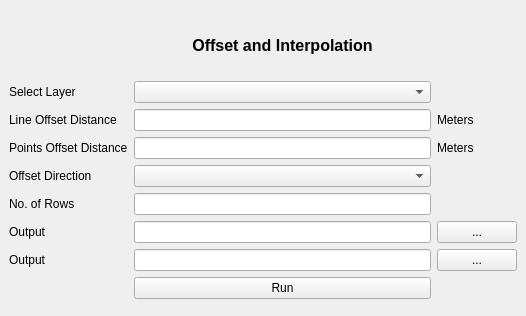
<?xml version="1.0" encoding="UTF-8"?>
<ui version="4.0">
 <class>DockWidget</class>
 <widget class="QDockWidget" name="DockWidget">
  <property name="geometry">
   <rect>
    <x>0</x>
    <y>0</y>
    <width>526</width>
    <height>316</height>
   </rect>
  </property>
  <property name="sizePolicy">
   <sizepolicy hsizetype="Preferred" vsizetype="Fixed">
    <horstretch>0</horstretch>
    <verstretch>0</verstretch>
   </sizepolicy>
  </property>
  <property name="maximumSize">
   <size>
    <width>526</width>
    <height>316</height>
   </size>
  </property>
  <property name="windowTitle">
   <string/>
  </property>
  <widget class="QWidget" name="dockWidgetContents">
   <layout class="QGridLayout" name="gridLayout_3">
    <item row="0" column="0">
     <layout class="QGridLayout" name="gridLayout">
      <item row="0" column="0">
       <layout class="QGridLayout" name="gridLayout_4">
        <item row="7" column="3">
         <widget class="QPushButton" name="browse">
          <property name="toolTip">
           <string>&lt;html&gt;&lt;head/&gt;&lt;body&gt;&lt;p&gt;Browse&lt;/p&gt;&lt;/body&gt;&lt;/html&gt;</string>
          </property>
          <property name="text">
           <string>...</string>
          </property>
         </widget>
        </item>
        <item row="7" column="2">
         <widget class="QLineEdit" name="output"/>
        </item>
        <item row="2" column="3">
         <widget class="QLabel" name="label_19">
          <property name="text">
           <string>&lt;html&gt;&lt;head/&gt;&lt;body&gt;&lt;p&gt;Meters&lt;/p&gt;&lt;/body&gt;&lt;/html&gt;</string>
          </property>
         </widget>
        </item>
        <item row="1" column="0">
         <widget class="QLabel" name="label_21">
          <property name="text">
           <string>&lt;html&gt;&lt;head/&gt;&lt;body&gt;&lt;p&gt;Select Layer&lt;/p&gt;&lt;/body&gt;&lt;/html&gt;</string>
          </property>
         </widget>
        </item>
        <item row="6" column="2">
         <widget class="QLineEdit" name="rows"/>
        </item>
        <item row="6" column="0">
         <widget class="QLabel" name="label_22">
          <property name="text">
           <string>&lt;html&gt;&lt;head/&gt;&lt;body&gt;&lt;p&gt;No. of Rows&lt;/p&gt;&lt;/body&gt;&lt;/html&gt;</string>
          </property>
         </widget>
        </item>
        <item row="5" column="2">
         <widget class="QComboBox" name="direction"/>
        </item>
        <item row="2" column="2">
         <widget class="QLineEdit" name="line_distance"/>
        </item>
        <item row="1" column="2">
         <widget class="QgsMapLayerComboBox" name="layer">
          <property name="showCrs">
           <bool>true</bool>
          </property>
         </widget>
        </item>
        <item row="9" column="2">
         <widget class="QPushButton" name="run">
          <property name="toolTip">
           <string>&lt;html&gt;&lt;head/&gt;&lt;body&gt;&lt;p&gt;Execute&lt;/p&gt;&lt;/body&gt;&lt;/html&gt;</string>
          </property>
          <property name="text">
           <string>Run</string>
          </property>
         </widget>
        </item>
        <item row="2" column="0">
         <widget class="QLabel" name="label_20">
          <property name="text">
           <string>&lt;html&gt;&lt;head/&gt;&lt;body&gt;&lt;p&gt;Line Offset Distance&lt;/p&gt;&lt;/body&gt;&lt;/html&gt;</string>
          </property>
         </widget>
        </item>
        <item row="5" column="0">
         <widget class="QLabel" name="label_18">
          <property name="text">
           <string>&lt;html&gt;&lt;head/&gt;&lt;body&gt;&lt;p&gt;Offset Direction&lt;/p&gt;&lt;/body&gt;&lt;/html&gt;</string>
          </property>
         </widget>
        </item>
        <item row="0" column="2">
         <widget class="QLabel" name="label_23">
          <property name="maximumSize">
           <size>
            <width>310</width>
            <height>58</height>
           </size>
          </property>
          <property name="text">
           <string>&lt;html&gt;&lt;head/&gt;&lt;body&gt;&lt;p align=&quot;center&quot;&gt;&lt;span style=&quot; font-size:12pt; font-weight:600;&quot;&gt;Offset and Interpolation&lt;/span&gt;&lt;/p&gt;&lt;/body&gt;&lt;/html&gt;</string>
          </property>
         </widget>
        </item>
        <item row="4" column="0">
         <widget class="QLabel" name="label_26">
          <property name="text">
           <string>&lt;html&gt;&lt;head/&gt;&lt;body&gt;&lt;p&gt;Points Offset Distance&lt;/p&gt;&lt;/body&gt;&lt;/html&gt;</string>
          </property>
         </widget>
        </item>
        <item row="4" column="2">
         <widget class="QLineEdit" name="points_distance"/>
        </item>
        <item row="4" column="3">
         <widget class="QLabel" name="label_27">
          <property name="text">
           <string>&lt;html&gt;&lt;head/&gt;&lt;body&gt;&lt;p&gt;Meters&lt;/p&gt;&lt;/body&gt;&lt;/html&gt;</string>
          </property>
         </widget>
        </item>
        <item row="7" column="0">
         <widget class="QLabel" name="label_24">
          <property name="text">
           <string>&lt;html&gt;&lt;head/&gt;&lt;body&gt;&lt;p&gt;Output&lt;/p&gt;&lt;/body&gt;&lt;/html&gt;</string>
          </property>
         </widget>
        </item>
        <item row="8" column="2">
         <widget class="QLineEdit" name="pointoutput"/>
        </item>
        <item row="8" column="0">
         <widget class="QLabel" name="output2">
          <property name="text">
           <string>&lt;html&gt;&lt;head/&gt;&lt;body&gt;&lt;p&gt;Output&lt;/p&gt;&lt;/body&gt;&lt;/html&gt;</string>
          </property>
         </widget>
        </item>
        <item row="8" column="3">
         <widget class="QPushButton" name="Browse2">
          <property name="toolTip">
           <string>&lt;html&gt;&lt;head/&gt;&lt;body&gt;&lt;p&gt;Browse&lt;/p&gt;&lt;/body&gt;&lt;/html&gt;</string>
          </property>
          <property name="text">
           <string>...</string>
          </property>
         </widget>
        </item>
       </layout>
      </item>
     </layout>
    </item>
   </layout>
  </widget>
 </widget>
 <customwidgets>
  <customwidget>
   <class>QgsMapLayerComboBox</class>
   <extends>QComboBox</extends>
   <header>qgsmaplayercombobox.h</header>
  </customwidget>
 </customwidgets>
 <resources/>
 <connections/>
</ui>
